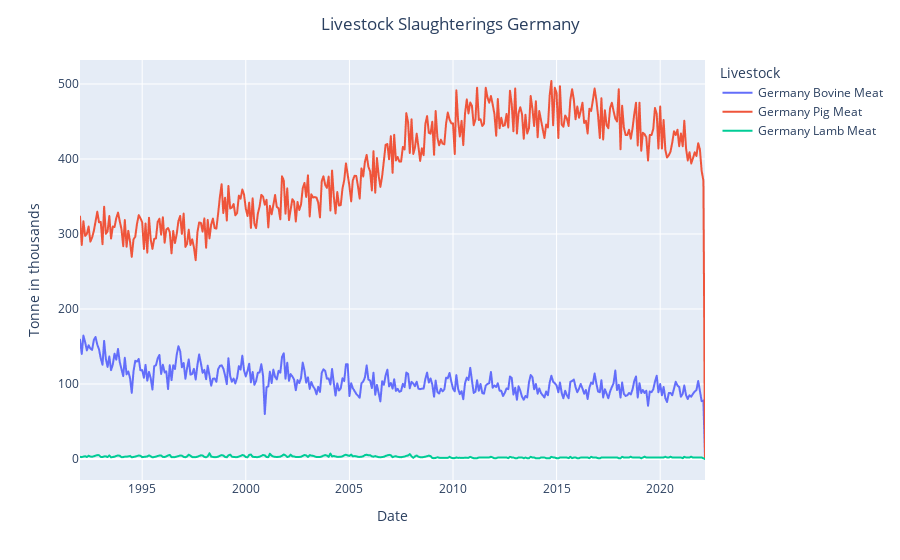

The code cell stored with this chart in its notebook:
### Markdown cell above
## Germany Slaughter Plot

### Code cell
fig = px.line(germanData, labels={'value': 'Tonne in thousands',
                    'Month':'Date'})
fig.update_layout(title_text='Livestock Slaughterings Germany', 
                  title_x=0.5, legend_title='Livestock')
fig.show()

### Figure 1 — Plotly figure (JSON) as saved in the notebook; plotly's stock layout.template omitted (floating-point values rounded to 4 significant figures; data arrays with more than 128 entries replaced by an {"elided": "..."} marker saying what was removed)
{"data": [{"hovertemplate": "variable=Germany Bovine Meat<br>Date=%{x}<br>Tonne in thousands=%{y}<extra></extra>", "legendgroup": "Germany Bovine Meat", "line": {"color": "#636efa", "dash": "solid"}, "marker": {"symbol": "circle"}, "mode": "lines", "name": "Germany Bovine Meat", "showlegend": true, "type": "scattergl", "x": {"elided": "363 str values"}, "xaxis": "x", "y": {"elided": "363 float values"}, "yaxis": "y"}, {"hovertemplate": "variable=Germany Pig Meat<br>Date=%{x}<br>Tonne in thousands=%{y}<extra></extra>", "legendgroup": "Germany Pig Meat", "line": {"color": "#EF553B", "dash": "solid"}, "marker": {"symbol": "circle"}, "mode": "lines", "name": "Germany Pig Meat", "showlegend": true, "type": "scattergl", "x": {"elided": "363 str values"}, "xaxis": "x", "y": {"elided": "363 float values"}, "yaxis": "y"}, {"hovertemplate": "variable=Germany Lamb Meat<br>Date=%{x}<br>Tonne in thousands=%{y}<extra></extra>", "legendgroup": "Germany Lamb Meat", "line": {"color": "#00cc96", "dash": "solid"}, "marker": {"symbol": "circle"}, "mode": "lines", "name": "Germany Lamb Meat", "showlegend": true, "type": "scattergl", "x": {"elided": "363 str values"}, "xaxis": "x", "y": {"elided": "363 float values"}, "yaxis": "y"}], "layout": {"legend": {"title": {"text": "Livestock"}, "tracegroupgap": 0}, "margin": {"t": 60}, "title": {"text": "Livestock Slaughterings Germany", "x": 0.5}, "xaxis": {"anchor": "y", "domain": [0, 1], "title": {"text": "Date"}}, "yaxis": {"anchor": "x", "domain": [0, 1], "title": {"text": "Tonne in thousands"}}}}
